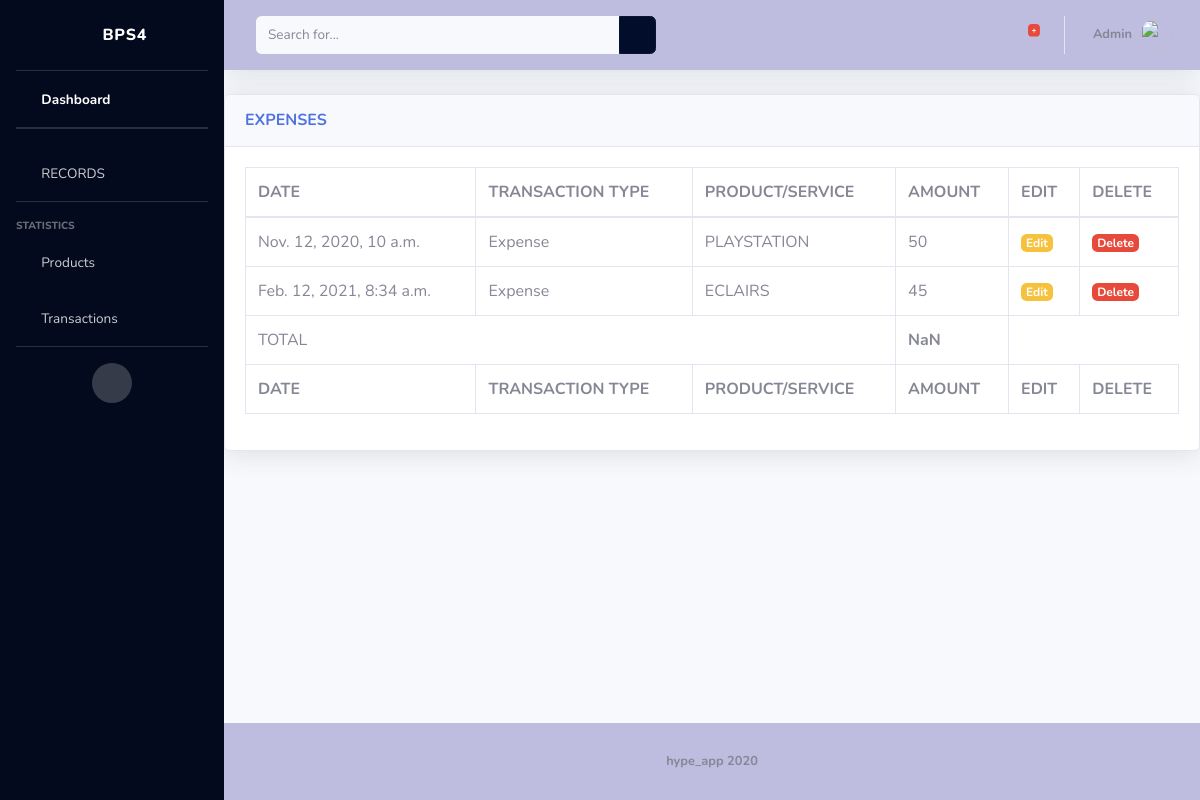
Page /expenselist/ on the committed database.
### ps4/models.py (models this page shows)
class Transactions(models.Model):
	TRANSACTION_TYPES = [
		('Income', 'income'),
		('Expense','expense'),
		('Savings', 'savings'),
		]
	date_created = models.DateTimeField(auto_now_add=True)
	date_updated = models.DateTimeField(auto_now=True)
	transaction_type = models.CharField(max_length=10, blank=False, null=False, choices=TRANSACTION_TYPES, default='income')
	quantity = models.DecimalField(decimal_places=2, max_digits=8)
	unit_price = models.IntegerField( default=0 )
	productsandservices = models.ForeignKey(ProductsandServices, default = 1,on_delete=models.CASCADE)
	customer_name = models.CharField(max_length=15, default='client')

class ProductsandServices(models.Model):
	name = models.CharField(max_length=10, blank=False, null=False)
	description = models.TextField(max_length=200)
	class Meta:
		verbose_name = "productsandservice"
		verbose_name_plural = "productsandservices"
	def __str__(self):
		return self.name

### ps4/views.py (the view)
# urls.py: url(r'^expenselist/$', expenselistView.as_view(), name="expenselist"),
class expenselistView(TemplateView):
    template_name = 'records/expenselist.html'
    def get(self, request):
        form = TransactionsForm()
        tns = Transactions.objects.filter(transaction_type='Expense')
        args = {form:'form','tns':tns}
        return render( request, self.template_name, args)

### ps4/templates/records/expenselist.html (shortened to what this page needs)
{%extends 'ps4/base.html'%}
{%load static%}
{%block content%}
          <div class="card shadow mb-4">
            <div class="card-header py-3">
              <h6 class="m-0 font-weight-bold text-primary">EXPENSES</h6>
            </div>
            <div class="card-body">
              <div class="table-responsive">
                <table class="table table-bordered" id="dataTable" width="100%" cellspacing="0">
                  <thead>
                    <tr>
                      <th scope="col" >DATE</th>
                      <th scope="col">TRANSACTION TYPE</th>
                      <th scope="col">PRODUCT/SERVICE</th>
                      <th scope="col"> AMOUNT</th>
                      <th scope="col">EDIT</th>
                      <th scope="col">DELETE</th>
                    </tr>
                  </thead>
                  <tbody>
                    {%for data in tns%}
                  <tr>
                    <td> {{data.date_created}}</td>
                    <td>{{data.transaction_type}}</td>
                    <td>{{data.productsandservices}}</td>
                    <td>{{data.unit_price}}</td>
                    <td><a style="text-decoration:None; color:black;" href="/transactions/edit/{{tns.id}}"><span class="badge badge-warning">Edit</span></a></td>
                    <td><a style="text-decoration:None; color:black;" href="/transactions/delete/{{tns.id}}"><span class="badge  badge-danger">Delete</span></a></td>
                  </tr>
                    {% endfor%}
                  <tr>
                    <td colspan="3">TOTAL</td>
                    <td id="totalamt" style="font-weight: bold"></td>
                  </tr>
                  </tbody>
                  <tfoot>
                    <tr>
                      <th scope="col" >DATE</th>
                      <th scope="col">TRANSACTION TYPE</th>
                      <th scope="col">PRODUCT/SERVICE</th>
                      <th scope="col"> AMOUNT</th>
                      <th scope="col">EDIT</th>
                      <th scope="col">DELETE</th>
                    </tr>
                  </tfoot>
                </table>
              </div>
        </div>
      </div>
{% endblock %}

### rows in the picture
Transactions: date_created "Nov. 12, 2020, 10 a.m.", transaction_type "Expense", productsandservices "PLAYSTATION", unit_price "50"
Transactions: date_created "Feb. 12, 2021, 8:34 a.m.", transaction_type "Expense", productsandservices "ECLAIRS", unit_price "45"
